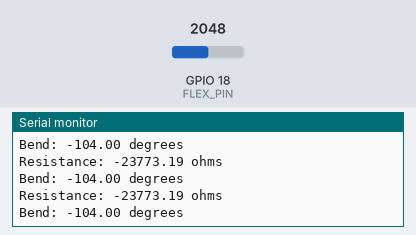
Simulated run of this sketch. Board: ESP32. Parts: the last lines printed to the serial monitor. The test bench sets the inputs (shaded band); at power-on: GPIO 18 (FLEX_PIN) = 2048.

Above: at 1.3 s.
1.4 s: GPIO 18 (FLEX_PIN) set to 0
At 1.9 s:
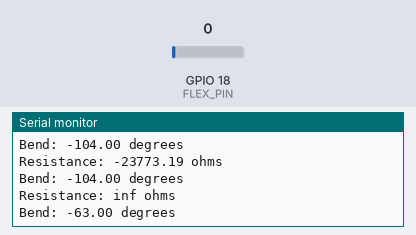
3.5 s: GPIO 18 (FLEX_PIN) set to 491
At 3.9 s:
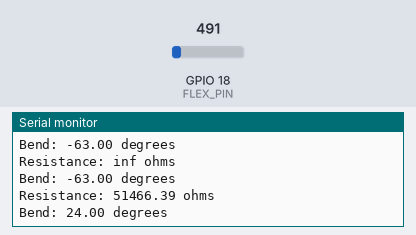
Timing chart, 0 to 6.5 s (numbered marks = the images above; inputs shaded):
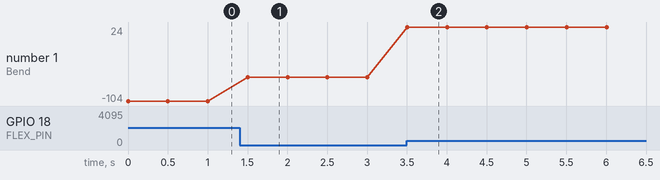

The sketch:

flex.ino
```cpp
#include <Wire.h>

const int FLEX_PIN = 18;
const float VCC = 4.9; // measured volatage of esp32 5v line
const float R_DIV = 47500.0; // measured resistance of 3.3k resistor

const float STRAIGHT_RESISTANCE = 37300.0; //resistance when straight
const float BEND_RESISTANCE = 90000.0; //resistance at 90 deg

void setup() {
  Serial.begin(9600);
  pinMode(FLEX_PIN, INPUT);

}

void loop() {
  //Read the ADC, and calculate voltage and resistance from it
  int flexADC = analogRead(FLEX_PIN);
  float flexV = flexADC*  VCC/1023.0;
  float flexR = R_DIV * (VCC/flexV - 1.0);
  Serial.println("Resistance: "+String(flexR)+" ohms");
  //use the calculated resistance to estimate the sensor's bend angle
  float angle = map(flexR, STRAIGHT_RESISTANCE, BEND_RESISTANCE, 0, 90.0);
  Serial.println("Bend: "+String(angle)+" degrees");
  Serial.println();

  delay(500);
}
```

Measured:
- after the input at 1.4 s, the serial monitor: prints a new line after 0.10 s (image 1)
- after the input at 3.5 s, the serial monitor: prints a new line at once (image 2)
- plotted number 1: -104 → -63 after the input at 1.4 s, -63 → 24 after the input at 3.5 s
